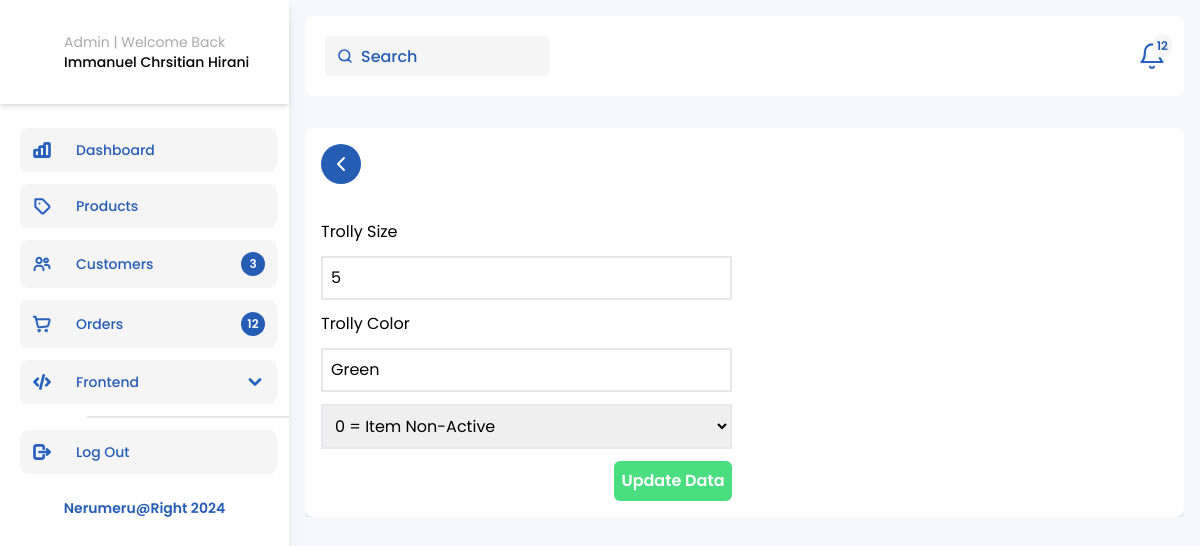
Page /Admin-trolly-UpdateData.php?trolly_id=1 on the committed database.
### tables this page shows
CREATE TABLE `trolly` (
  `trolly_id` int(11) NOT NULL,
  `trolly_size` varchar(100) NOT NULL,
  `trolly_color` varchar(100) NOT NULL,
  `insert_date` datetime NOT NULL DEFAULT current_timestamp(),
  `lastUpdate_date` datetime NOT NULL DEFAULT current_timestamp(),
  `status` tinyint(2) NOT NULL
);

### function.php (called while the page is built, shortened)
<?php
$conn = mysqli_connect('localhost', 'root', '', 'nerumeru');
function query($query)
{
    global $conn;
    $result = mysqli_query($conn, $query);
    $rows = [];
    foreach ($result as $row) {
        $rows[] = $row;
    }
    return $rows;
}

### Admin-trolly-UpdateData.php (the view, shortened to what this page needs)
<?php
require "function.php";
$id = $_GET['trolly_id'];
$nerumeru = query("SELECT * FROM trolly WHERE trolly_id = $id")[0];
?>
<!doctype html>
<html lang="en">
<head>
  <link rel="stylesheet" href="css/output.css" />
  <link rel="stylesheet" href="https://cdn.jsdelivr.net/npm/swiper@10/swiper-bundle.min.css" />
  <link rel="stylesheet" href="https://cdn.jsdelivr.net/npm/swiper@10/swiper-bundle.min.css" />
</head>
<body>
  <main class="my-0">
    <section class="admin relative h-screen overflow-hidden my-0">
      <div class="flex items-start justify-between">
        <?php include("sidebar.admin.php"); ?>
        <div class="flex flex-col gap-4 container">
          <header class="z-40 flex items-center bg-white rounded-lg justify-between w-full h-20 px-5">
            <div class="header-wrapper w-full flex items-center justify-between">
              <span class="relative">
                <input id="searchAdminNavbar" type="search" class="bg-white-neru px-3 rounded-md h-10 outline-none py-1 w-[224px] pl-9 xl:text-base md:text-sm text-xs" placeholder="Search" />
              </span>
              <div id="notifications" class="relative cursor-pointer">
                <div class="badge absolute -right-2 -top-2 bg-white-neru rounded-full flex items-center justify-center p-1">
                  <h6 class="text-xs text-blue-Neru font-semibold">12</h6>
                </div>
              </div>
            </div>
          </header>
          <div class="max-h-screen w-full overflow-y-auto">
            <div class="container bg-white rounded-lg shadow-md 3xl:h-[760px] 2xl:h-[550px] flex flex-col gap-3 overflow-y-auto mt-4">
              <div class="WrapperBack mb-6 w-fit">
                <a href="Admin-Products.php" class="bg-blue-Neru w-fit text-white px-2 rounded-full py-2 cursor-pointer font-semibold text-base flex items-center gap-3">
                  <svg xmlns="http://www.w3.org/2000/svg" class="icon icon-tabler icon-tabler-chevron-left" width="24" height="24" viewBox="0 0 24 24" stroke-width="2" stroke="currentColor" fill="none" stroke-linecap="round" stroke-linejoin="round">
                    <path stroke="none" d="M0 0h24v24H0z" fill="none" />
                    <path d="M15 6l-6 6l6 6" />
                  </svg>
                </a>
              </div>
              <form class="w-full" action="" method="post" enctype="multipart/form-data">
                <div class="grid grid-cols-2 gap-6">
                  <div class="flex flex-col w-full gap-3">
                    <label for="">Trolly Size</label>
                    <input class="w-full p-2 outline-none border-2" value="<?= $nerumeru["trolly_size"] ?>" name="trolly_size" placeholder="Trolly Size" type="text" />
                    <label for="">Trolly Color</label>
                    <input class="w-full p-2 outline-none border-2" value="<?= $nerumeru["trolly_color"] ?>" name="trolly_color" placeholder="Trolly Color" type="text" />
                    <select class="w-full p-2 outline-none border-2" name="status" id="status">
                      <option> <?= $nerumeru["status"] ?>
                        <?php if($nerumeru["status"] === "1") : ?>
                          <?= "= Item Active" ?>
                        <?php else: ?>
                          <?= "= Item Non-Active" ?>
                        <?php endif; ?>
                      </option>
                    </select>
                    <button type="submit" name="submit" class="bg-green-400 p-2 rounded-md text-white font-semibold w-fit self-end">Update Data</button>
                  </div>
                </div>
              </form>
            </div>
          </div>
        </div>
      </div>
    </section>
  </main>
</body>
</html>

### rows in the picture
trolly: trolly_size "5", trolly_color "Green", status "0 = Item Non-Active"

### other values in the picture
$total_users "3"
